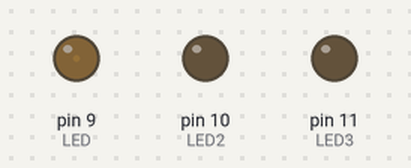
Bench run of a sketch on a simulated Arduino Uno, built with avr-gcc and run on an emulated ATmega328P. Shown: output pins drawn as LEDs (lit = HIGH).

Above: at 0.05 s.
At 1.85 s:
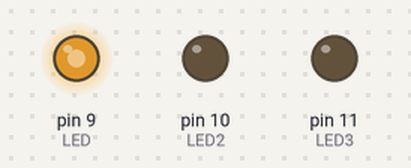
At 3.65 s:
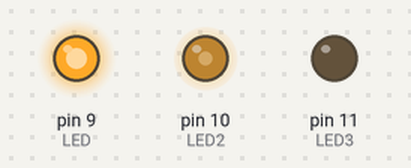
At 7.35 s:
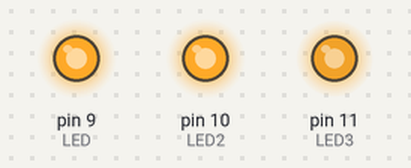
At 11.05 s:
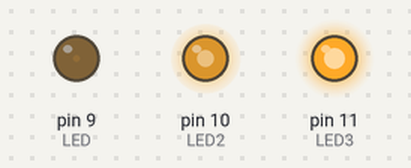
At 14.75 s:
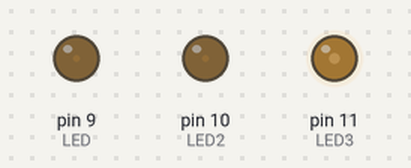
Timing chart, 0 to 19.9 s (numbered marks = the images above):
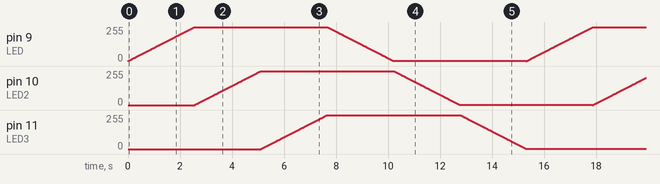

The sketch:

example04.ino
```cpp
// Example 04 : LEDのフェードインとフェードアウト
//(スリープ状態のMacのように)

const int LED = 9;  //LEDが接続されたピン
const int LED2 = 10;
const int LED3 = 11;
int i = 0;          //カウントアップとダウンに使用

void setup() {
  pinMode(LED, OUTPUT);
  pinMode(LED2, OUTPUT);
  pinMode(LED3, OUTPUT);
}

void loop() {
  for(i = 0; i < 255; i++){   //0から254までループ(フェードイン)
    analogWrite(LED, i);       //LEDの明るさをセット
    delay(10);                //10ms停止 analogWrite()は一瞬なのでこれがないと変化が目に見えない
  }  for(i = 0; i < 255; i++){   //0から254までループ(フェードイン)
    analogWrite(LED2, i);       //LEDの明るさをセット
    delay(10);                //10ms停止 analogWrite()は一瞬なのでこれがないと変化が目に見えない
  }
    for(i = 0; i < 255; i++){   //0から254までループ(フェードイン)
    analogWrite(LED3, i);       //LEDの明るさをセット
    delay(10);                //10ms停止 analogWrite()は一瞬なのでこれがないと変化が目に見えない
  }
  for(i = 255;i > 0; i--){    //255から1まで(フェードアウト)
    analogWrite(LED, i);
    delay(10);
  }
    for(i = 255;i > 0; i--){    //255から1まで(フェードアウト)
    analogWrite(LED2, i);
    delay(10);
  }
    for(i = 255;i > 0; i--){    //255から1まで(フェードアウト)
    analogWrite(LED3, i);
    delay(10);
  }
}
```
